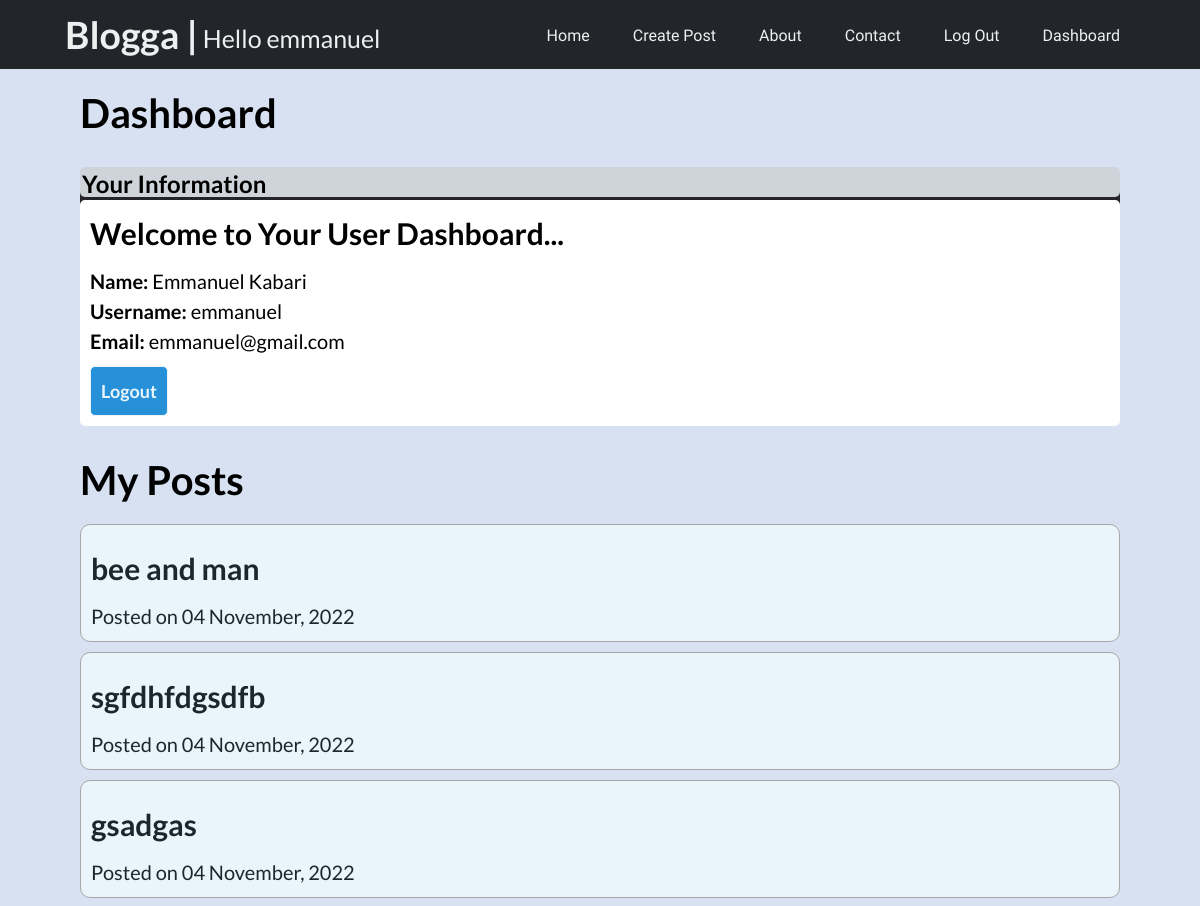
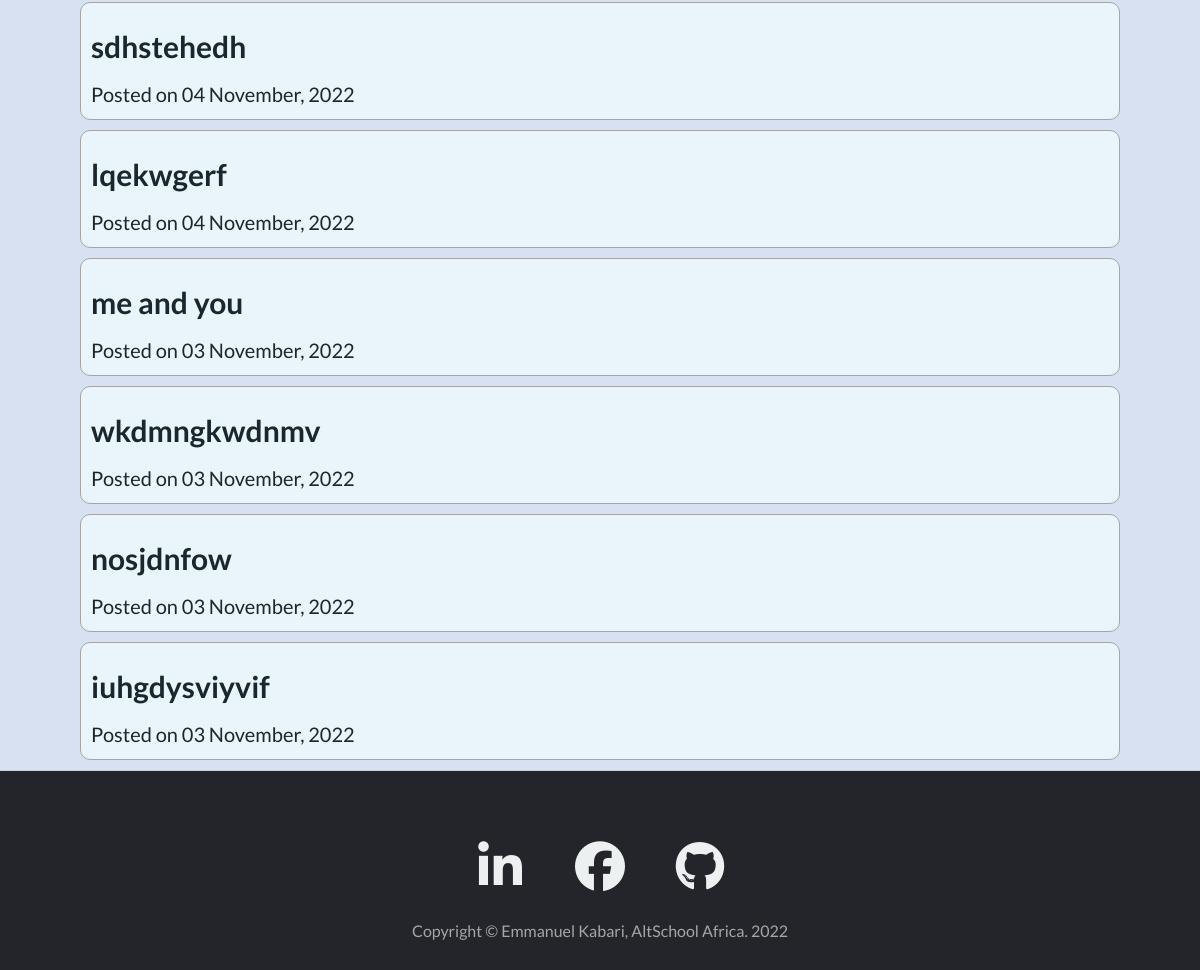
/dashboard/1 (signed in), run on an earlier commit of the app's database (2 pictures, top to bottom).
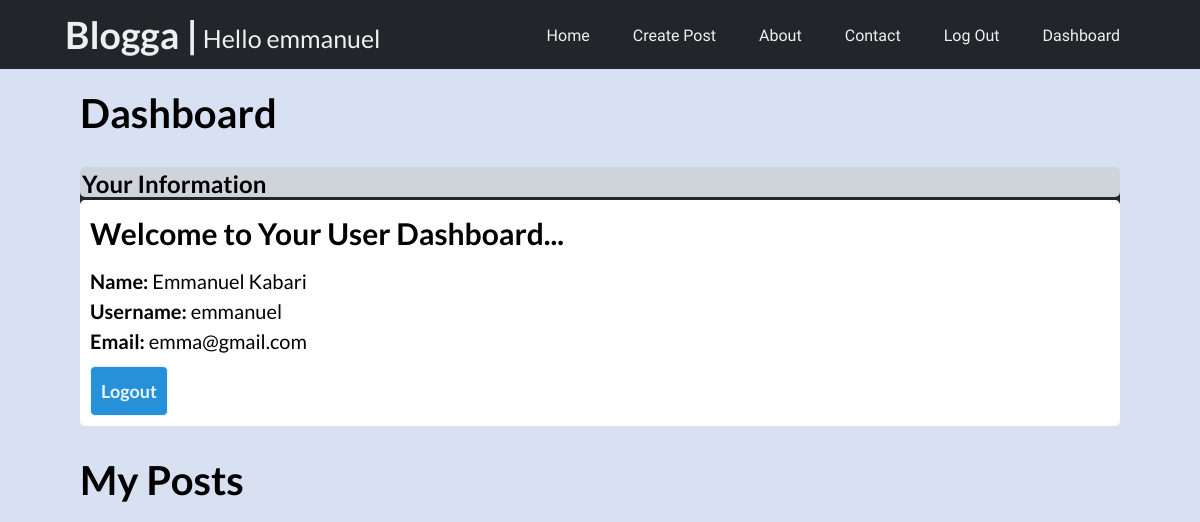
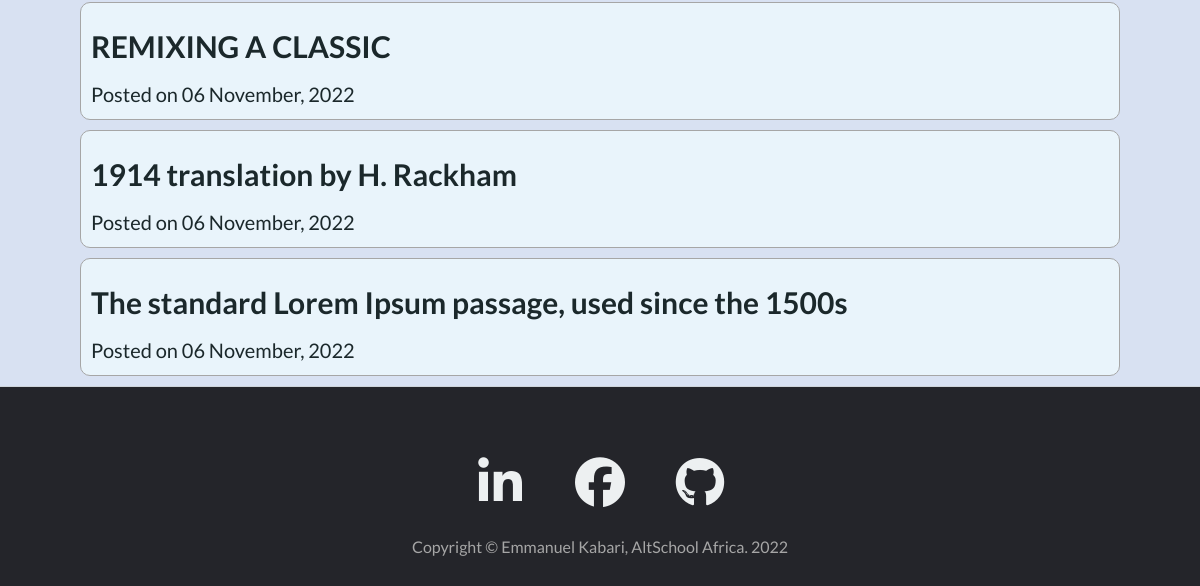
And on a later commit of the database (2 pictures, top to bottom).
### app.py (models this page shows, shortened)
class User(db.Model, UserMixin):
    __tablename__ = 'users'
    id = db.Column(db.Integer(), primary_key=True)
    firstname = db.Column(db.String(), nullable=False, unique=False)
    lastname = db.Column(db.String(), nullable=False, unique=False)
    username = db.Column(db.String(50), nullable=False, unique=True)
    email = db.Column(db.String(60), nullable=False, unique=True)
    password_hash = db.Column(db.Text(), nullable=False)
    posts = db.relationship('BlogPost', backref='owner', lazy='dynamic')

class BlogPost(db.Model):
    __tablename__ = 'blog_post'
    id = db.Column(db.Integer(), primary_key=True)
    caption = db.Column(db.String(), nullable=False)
    content = db.Column(db.String(), nullable=False)
    owner_id = db.Column(db.Integer(), db.ForeignKey(
        'users.id'), nullable=False)
    date_created = db.Column(db.DateTime(), default=datetime.utcnow)

### app.py (the view)
@app.route("/dashboard/<int:id>")
@login_required
def dashboard(id):
    user = User.query.filter_by(id=id).first()
    if current_user.id == user.id:
        users_id = user.id
        posts = BlogPost.query.filter_by(owner_id=users_id).order_by(
            desc(BlogPost.date_created)).all()
    return render_template("dashboard.html", posts=posts)

### app.py (called while the page is built)
@login_manager.user_loader
def user_loader(id):
    return User.query.get(int(id))

### templates/dashboard.html (shortened to what this page needs)
{% extends 'base.html' %}
{% block content %}
<body class="board">
    <section class="dashboard-section">
        <div class="dashboard-title">
            <h1>Dashboard</h1>
        </div>
        <div class="card">
            <div class="card-header">
                <h2>Your Information</h2>
            </div>
            <div class="card-body">
                <h4 class="card-title">Welcome to Your User Dashboard...</h4>
                <p class="card-text">
                    <strong>Name: </strong>{{ current_user.firstname }} {{ current_user.lastname }}<br>
                    <strong>Username: </strong>{{ current_user.username }}<br>
                    <strong>Email: </strong>{{ current_user.email }}<br>
                </p>
                <div class="logout-button">
                    <a href="{{url_for('logout')}}"><input class="logout-btn" id="logout-btn" type="submit"
                            value="Logout"></a>
                </div>
            </div>
        </div>
    </section>
    <section class="dashboard-section">
        <div class="dashboard-title">
            <h1>My Posts</h1>
        </div>
        {% if current_user.is_authenticated %}
            {% for post in posts %}
        <div class="card-post">
            <div class="card-body-card">
                <a href="{{ url_for('view_post', id=post.id) }}">
                <h4 class="card-title">{{ post.caption }}</h4>
                <p class="card-text">
                    Posted on {{post.date_created.strftime('%d %B, %Y')}}
                </p>
                </a>
            </div>
        </div>
            {% endfor %}
        {% endif %}
    </section>
</body>
{% endblock %}

### templates/base.html (shortened to what this page needs)
<!DOCTYPE html>
<html lang="en">
<head>
    <link rel="stylesheet" href="{{url_for('static', filename='css/style.css')}}">
</head>
<body>
    <header>
        {% if current_user.is_authenticated %}
        <a class="logo" href="{{url_for('home')}}">
            <h2>Blogga &#124;</h2>
            <p>Hello {{current_user.username}}</p>
        </a>
        {% else %}
        <a class="logo" href="{{url_for('home')}}">
            <h2>Blogga &#124;</h2>
        </a>
        {% endif %}
        <nav>
            <ul class="nav_links">
                {% if current_user.is_authenticated %}
                <li><a href="{{ url_for('home') }}">Home</a></li>
                <li><a href="{{ url_for('create_post') }}">Create Post</a></li>
                <li><a href="{{ url_for('about') }}">About</a></li>
                <li><a href="{{ url_for('contact') }}">Contact</a></li>
                <li><a href="{{ url_for('logout') }}">Log Out</a></li>
                <li><a href="{{ url_for('dashboard', id=current_user.id) }}">Dashboard</a></li>
                {% else %}
                <li><a href="{{ url_for('home') }}">Home</a></li>
                <li><a href="{{ url_for('about') }}">About</a></li>
                <li><a href="{{ url_for('contact') }}">Contact</a></li>
                <li><a href="{{ url_for('register') }}">Sign Up</a></li>
                <li><a href="{{ url_for('login') }}">Login</a></li>
                {% endif %}
            </ul>
        </nav>
    </header>
    <main>
        {% block content %}
        {% endblock %}
    </main>
    <footer class="footer-border-top">
        <div class="footer-container">
            <div class="row footer-row">
                <div class="col-md-10 col-lg-8 col-xl-7">
                    <ul class="footer-list-inline">
                        <li class="footer-list-inline-item">
                            <a href="https://www.linkedin.com/in/kabari-emmanuel/" target="_blank">
                                <span class="fa-stack fa-lg">
                                    <i class="fab fa-linkedin-in"></i>
                                </span>
                            </a>
                        </li>
                        <li class="footer-list-inline-item">
                            <a href="https://www.facebook.com/emmanuel.kabari.56/" target="_blank">
                                <span class="fa-stack fa-lg">
                                    <i class="fab fa-facebook"></i>
                                </span>
                            </a>
                        </li>
                        <li class="footer-list-inline-item">
                            <a href="https://github.com/Kabari" target="_blank">
                                <span class="fa-stack fa-lg">
                                    <i class="fab fa-github"></i>
                                </span>
                            </a>
                        </li>
                    </ul>
                    <div class="small">Copyright &copy; Emmanuel Kabari, AltSchool Africa. 2022</div>
                </div>
            </div>
        </div>
    </footer>
</body>
</html>

What changed in the data, as far as the page shows it:
removed BlogPost: caption "bee and man", date_created "04 November, 2022"
removed BlogPost: caption "sgfdhfdgsdfb", date_created "04 November, 2022"
removed BlogPost: caption "gsadgas", date_created "04 November, 2022"
removed BlogPost: caption "sdhstehedh", date_created "04 November, 2022"
removed BlogPost: caption "lqekwgerf", date_created "04 November, 2022"
removed BlogPost: caption "me and you", date_created "03 November, 2022"
removed BlogPost: caption "wkdmngkwdnmv", date_created "03 November, 2022"
removed BlogPost: caption "nosjdnfow", date_created "03 November, 2022"
removed BlogPost: caption "iuhgdysviyvif", date_created "03 November, 2022"
changed User "emmanuel": email "emmanuel@gmail.com" → "emma@gmail.com"
now on this page (row edited): BlogPost: caption "REMIXING A CLASSIC", date_created "06 November, 2022"
now on this page (row edited): BlogPost: caption "1914 translation by H. Rackham", date_created "06 November, 2022"
added BlogPost: caption "The standard Lorem Ipsum passage, used since the 1500s", date_created "06 November, 2022"
